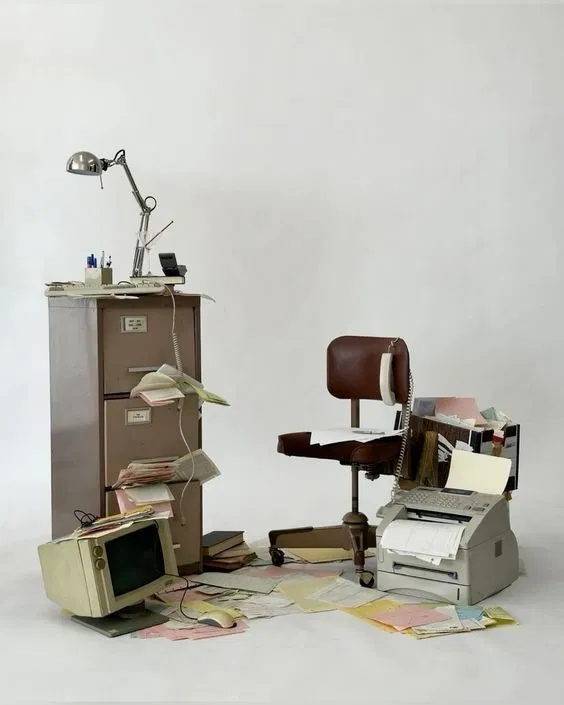
#> input picture general.png, 564 x 705 px
$ python q10.py
#> lines starting #> are read from the running program, lines starting #| are printed output that depends on the picture
### helper.py
import cv2
import numpy as np
import matplotlib.pyplot as plt

IMG_PATH = "general.png"

def load_gray(path=IMG_PATH):
#> called with path = 'general.png'
    img = cv2.imread(path, cv2.IMREAD_GRAYSCALE)
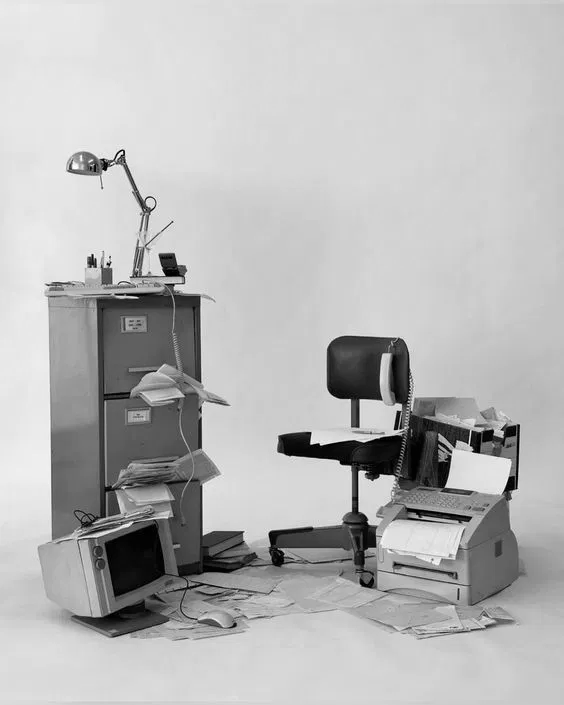
#> img: shape (705, 564); min 0, max 255, mean 183.1
    if img is None:
        raise FileNotFoundError(f"Cannot read '{path}'")
    return img


# [5 lines left out: function load_color, not called in this run]


def to_u8(a):
    a = np.asarray(a, dtype=np.float64)
    return np.uint8(255 * (a - a.min()) / (a.max() - a.min() + 1e-12))


def show(images, titles, cols=3, size=4):
    rows = -(-len(images) // cols)
    _, axes = plt.subplots(rows, cols, figsize=(size * cols, size * rows))
    axes = np.atleast_1d(axes).ravel()
    for ax in axes:
        ax.axis("off")
    for ax, im, t in zip(axes, images, titles):
        ax.imshow(im, cmap="gray", vmin=0, vmax=255)
        ax.set_title(t)
    plt.tight_layout()
    plt.show()


#(for Q12, Q13, Q15)
# [6 lines left out: function dist_grid, not called in this run]


def gaussian_lp(shape, d0):
    return np.exp(-dist_grid(shape) ** 2 / (2 * d0 ** 2))


def butterworth_lp(shape, d0, n=2):
    return 1.0 / (1.0 + (dist_grid(shape) / d0) ** (2 * n))


def apply_filter(img, H):
    F = np.fft.fftshift(np.fft.fft2(img.astype(np.float64)))
    return np.real(np.fft.ifft2(np.fft.ifftshift(F * H)))

### q10.py
import numpy as np
from helper import load_gray, show

img = load_gray().astype(np.float64)


def psf2otf(psf, shape):
    pad = np.zeros(shape)
    pad[: psf.shape[0], : psf.shape[1]] = psf
    pad = np.roll(pad, (-(psf.shape[0] // 2), -(psf.shape[1] // 2)), axis=(0, 1))
    return np.fft.fft2(pad)


def psnr(ref, test):
    mse = np.mean((ref - np.clip(test, 0, 255)) ** 2)
    return 10 * np.log10(255 ** 2 / mse)


# Degradation: horizontal motion blur (length 21) + Gaussian noise
psf = np.ones((1, 21)) / 21
H = psf2otf(psf, img.shape)
rng = np.random.default_rng(0)
blurred = np.real(np.fft.ifft2(np.fft.fft2(img) * H)) + rng.normal(0, 3, img.shape)
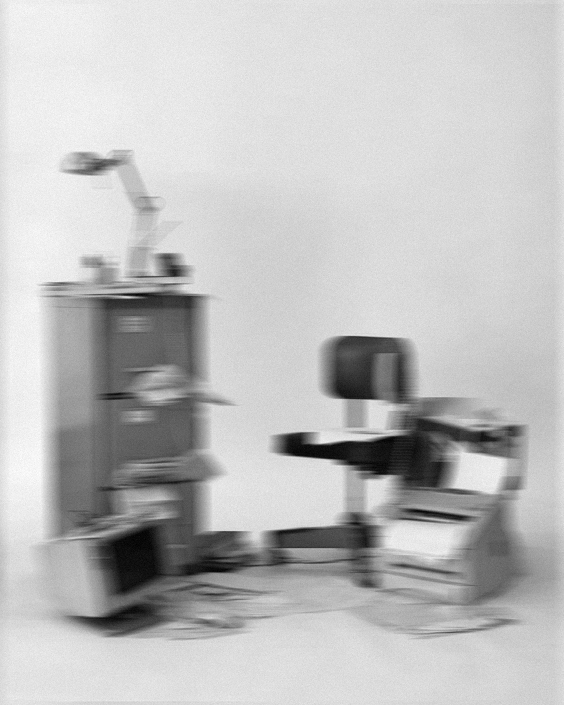
#> blurred: shape (705, 564) float64; min -5.6, max 246.9, mean 183.1; drawn with min black and max white
G = np.fft.fft2(blurred)

# Inverse filter (H clamped so division by ~0 doesn't explode completely)
eps = 1e-2
H_safe = np.where(np.abs(H) < eps, eps, H)
inverse = np.real(np.fft.ifft2(G / H_safe))
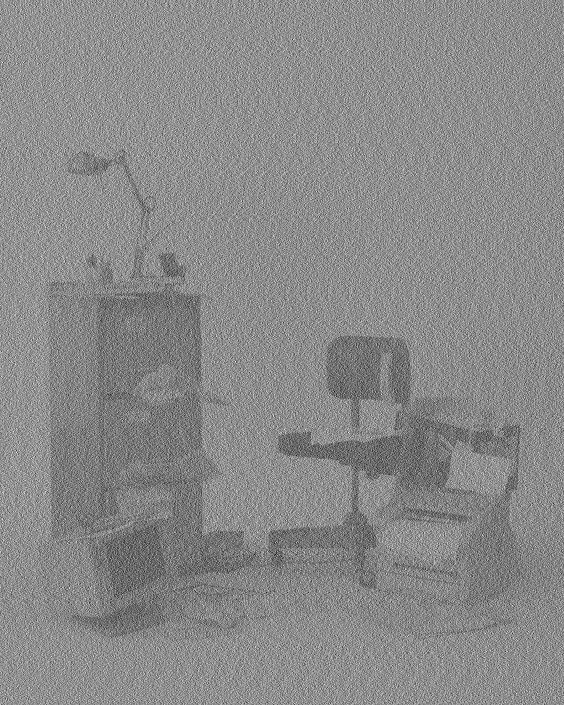
#> inverse: shape (705, 564) float64; min -550.6, max 803.5, mean 183.1; drawn with min black and max white


# Wiener filter: scan K and keep the best PSNR
def wiener(K):
#> called with K = 1e-05
    return np.real(np.fft.ifft2(np.conj(H) / (np.abs(H) ** 2 + K) * G))


ks = np.logspace(-5, 0, 26)
best_k = max(ks, key=lambda k: psnr(img, wiener(k)))
#> in psnr, `mse = np.mean((ref - np.clip(test, 0, 255)) ** 2)`: mse = 8482.8
#> in wiener (call 7), `return np.real(np.fft.ifft2(np.conj(H) / (np.abs(H) ** 2 + K) * G))`:
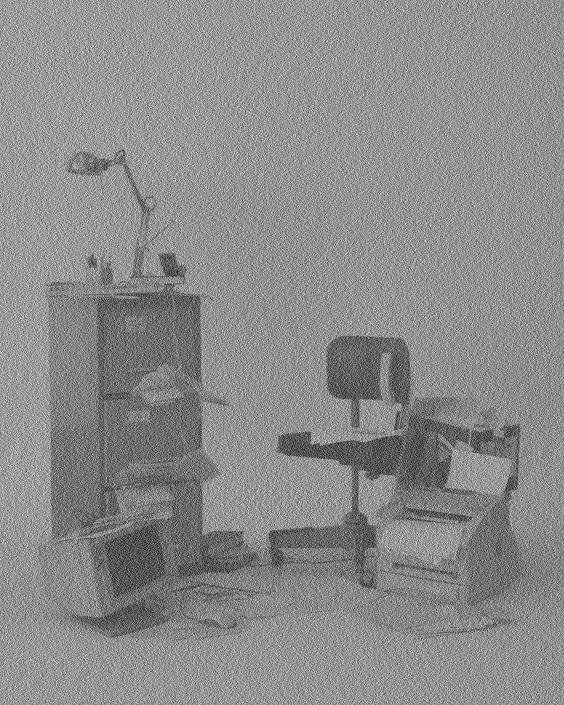
#> returned value: shape (705, 564) float64; min -248.7, max 536.8, mean 183.1; drawn with min black and max white
#> in wiener (call 12), `return np.real(np.fft.ifft2(np.conj(H) / (np.abs(H) ** 2 + K) * G))`:
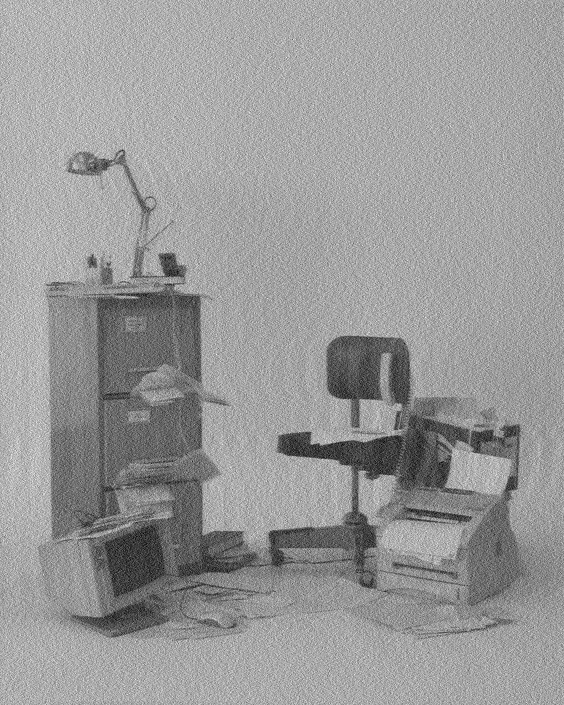
#> returned value: shape (705, 564) float64; min -100.9, max 369.9, mean 182.8; drawn with min black and max white
#> in wiener (call 15), `return np.real(np.fft.ifft2(np.conj(H) / (np.abs(H) ** 2 + K) * G))`:
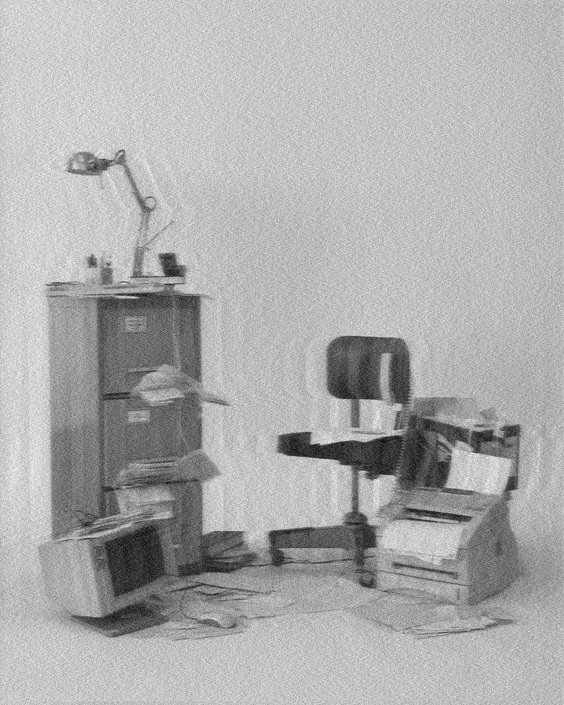
#> returned value: shape (705, 564) float64; min -57.92, max 294.7, mean 181.9; drawn with min black and max white
#> in wiener (call 18), `return np.real(np.fft.ifft2(np.conj(H) / (np.abs(H) ** 2 + K) * G))`:
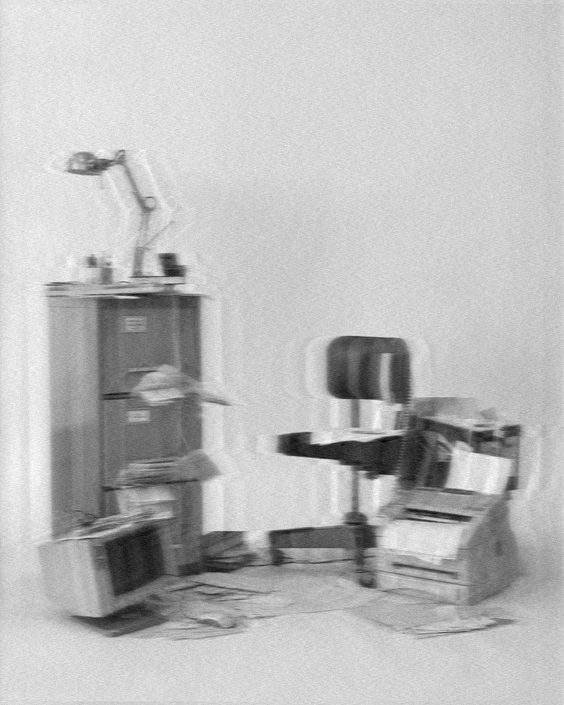
#> returned value: shape (705, 564) float64; min -40.39, max 256.9, mean 178.6; drawn with min black and max white
#> best_k = 0.0158
restored = wiener(best_k)

show(
    [img, blurred, inverse, restored],
    [
        "Original",
        f"Degraded (PSNR {psnr(img, blurred):.1f} dB)",
        f"Inverse filter (PSNR {psnr(img, inverse):.1f} dB)",
        f"Wiener K={best_k:.4f} (PSNR {psnr(img, restored):.1f} dB)",
    ],
    cols=4,
)
#> in show, `rows = -(-len(images) // cols)`: rows = 1
#> the loop in show, `for ax in axes:` made 4 passes
#> the loop in show, `for ax, im, t in zip(axes, images, titles):` made 4 passes
#> t on passes 1 to 4: 'Original', 'Degraded (PSNR 23.6 dB)', 'Inverse filter (PSNR 9.4 dB)', 'Wiener K=0.0158 (PSNR 26.0 dB)'

$ run again, with lines.png copied over general.png
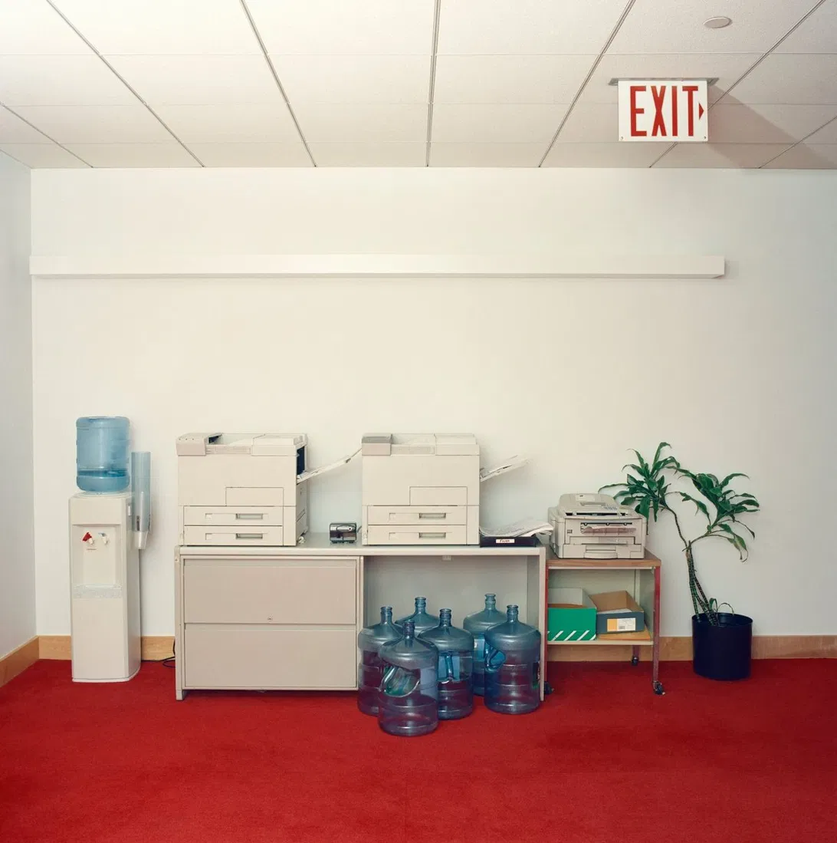
#> input picture lines.png, 837 x 843 px, shrunk from 1092 x 1099 before the run
#> `inverse = np.real(np.fft.ifft2(G / H_safe))`:
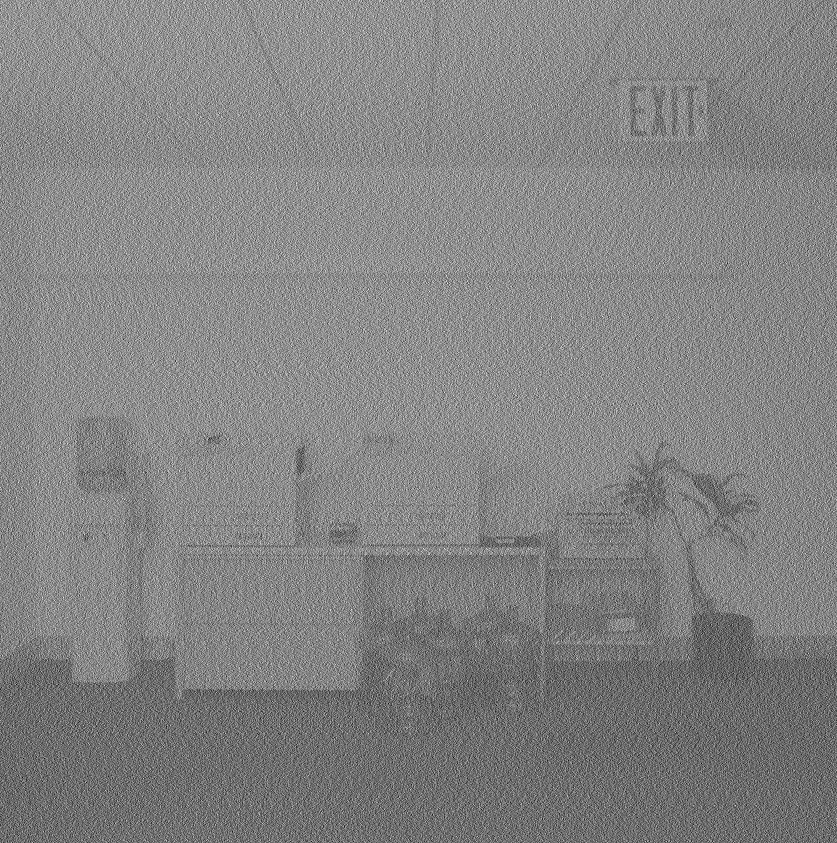
#> inverse: shape (843, 837) float64; min -461.2, max 768.2, mean 173.1; drawn with min black and max white
#> mse = 8554.2
#> in wiener (call 22), `return np.real(np.fft.ifft2(np.conj(H) / (np.abs(H) ** 2 + K) * G))`:
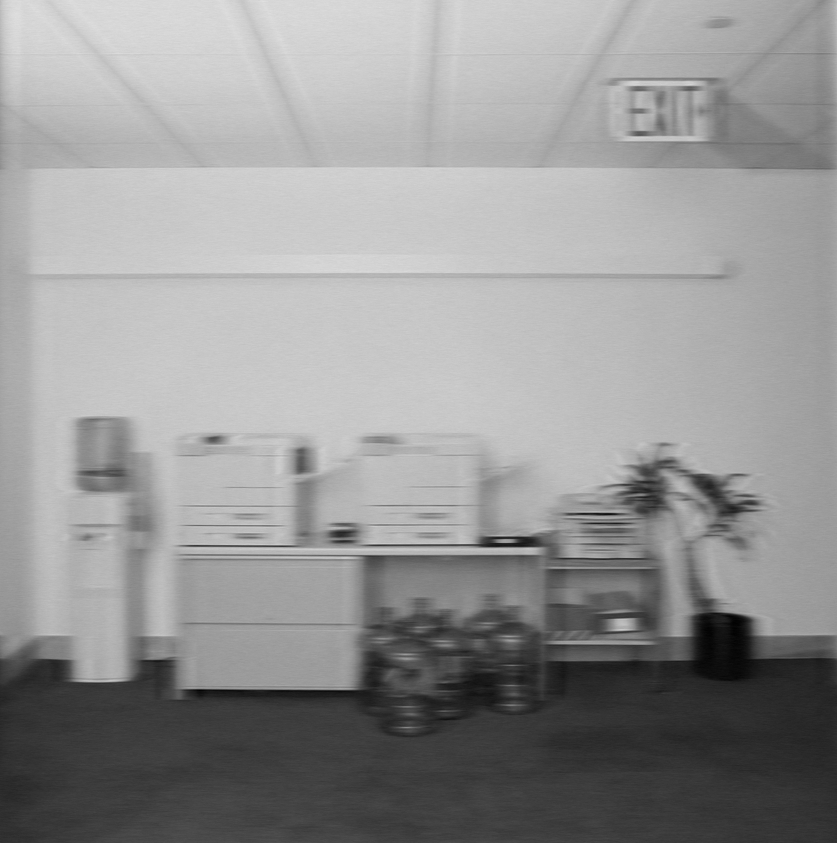
#> returned value: shape (843, 837) float64; min 2.01, max 224, mean 149.4
#> best_k = 0.0251
#> rows = 1
#> the loop in show, `for ax in axes:` made 4 passes
#> the loop in show, `for ax, im, t in zip(axes, images, titles):` made 4 passes
#> t on passes 1 to 4: 'Original', 'Degraded (PSNR 27.1 dB)', 'Inverse filter (PSNR 9.4 dB)', 'Wiener K=0.0251 (PSNR 28.0 dB)'
